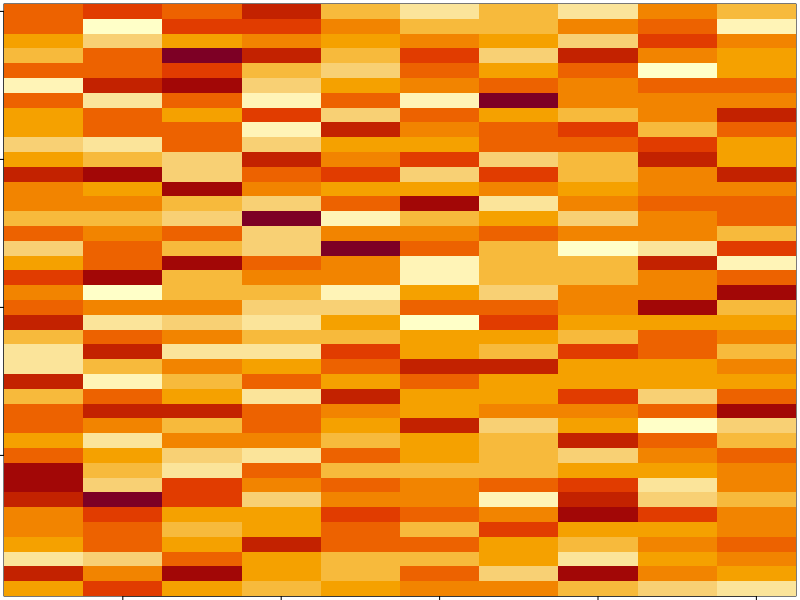
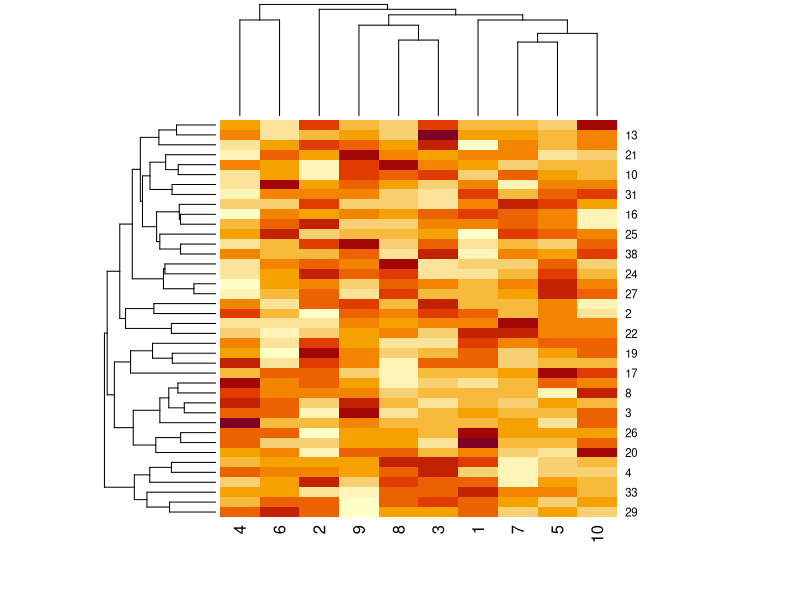
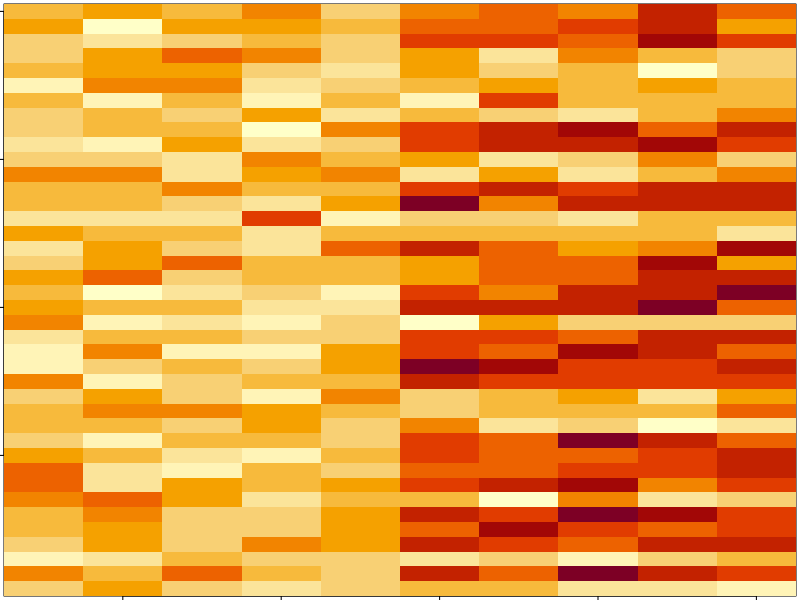
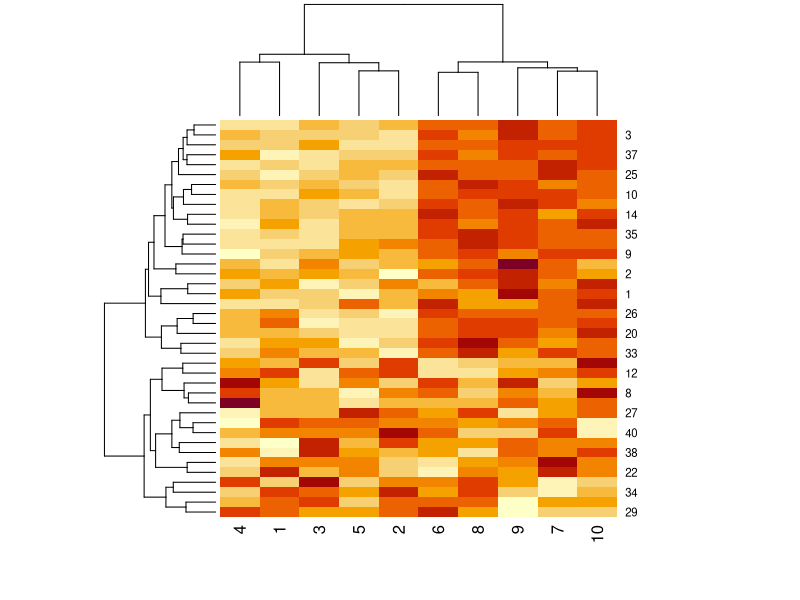
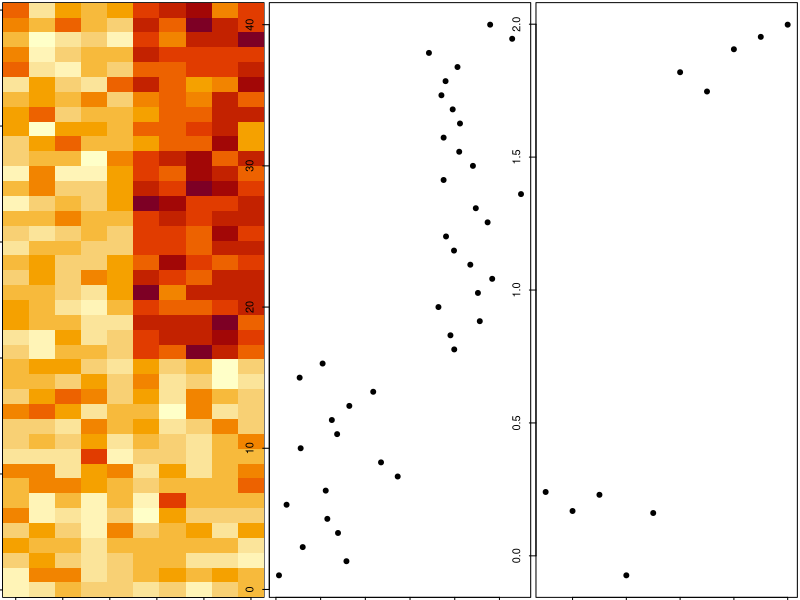
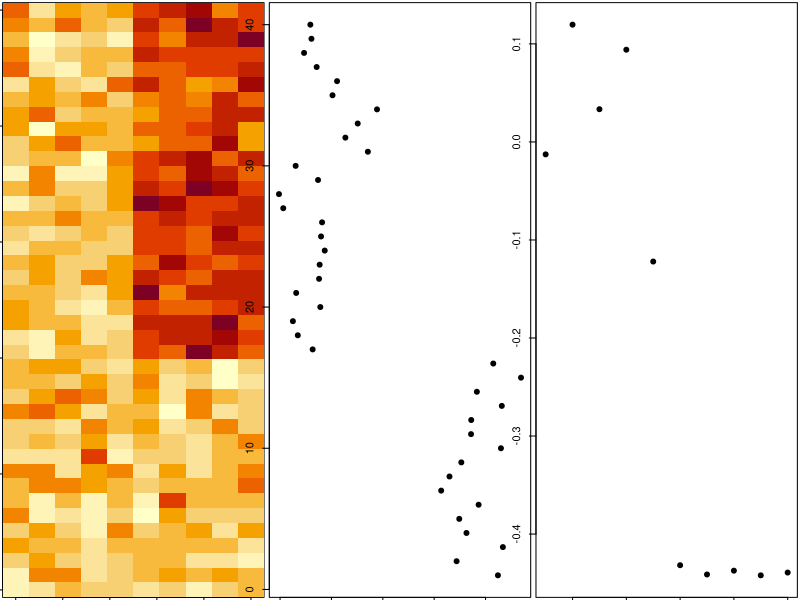
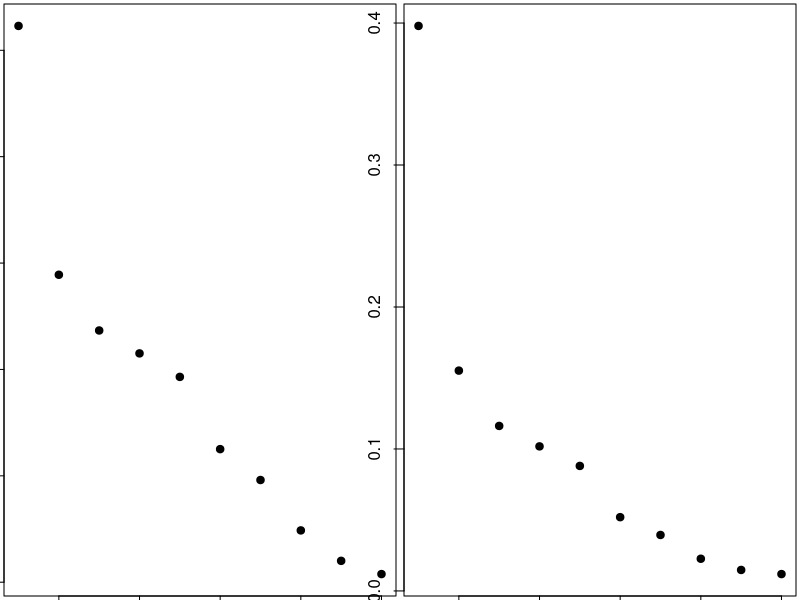
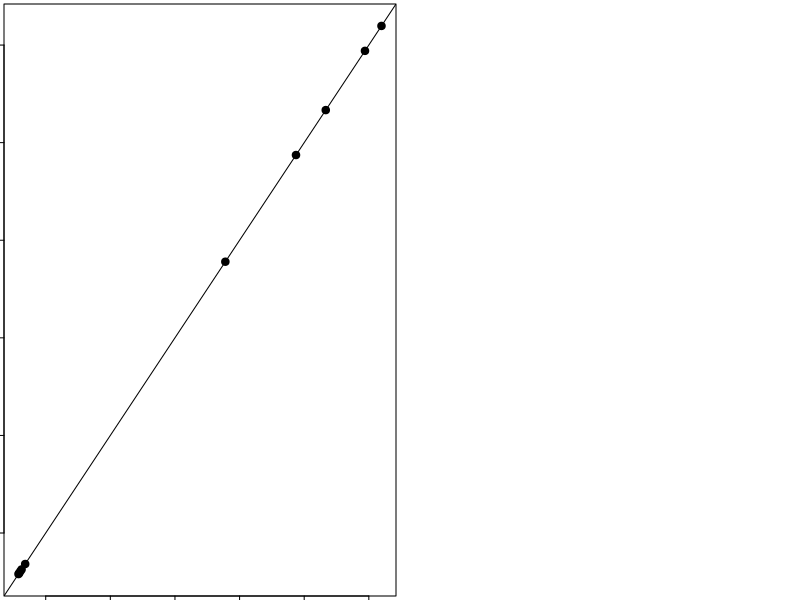

Reproduce these figures in R, in order.
set.seed(12345)
par(mar = rep(0.2, 4))
dataMatrix = matrix(rnorm(400), nrow = 40)
image(1:10, 1:40, t(dataMatrix)[, nrow(dataMatrix):1])

heatmap(dataMatrix)

set.seed(678910)
for (i in 1:40) {
        #flip a coin
        coinFlip = rbinom(1, size = 1, prob = 0.5)
        if (coinFlip) {
                # Some rows on the right will have a mean of 3, others will have a mean of 0
                dataMatrix[i, ] <- dataMatrix[i, ] + rep(c(0, 3), each = 5)
        }
}

image(1:10, 1:40, t(dataMatrix) [, nrow(dataMatrix):1])

heatmap(dataMatrix)

hh <- hclust(dist(dataMatrix))
dataMatrixOrdered <- dataMatrix[hh$order, ]
par(mfrow = c(1, 3))
image(t(dataMatrixOrdered)[, nrow(dataMatrixOrdered): 1])
plot(rowMeans(dataMatrixOrdered), 40:1, , xlab = "Row Mean", ylab = "Row", pch = 19)
plot(colMeans(dataMatrixOrdered), xlab="Column", ylab = "Column Mean", pch = 19)


svd1 = svd(scale(dataMatrixOrdered))
par(mfrow = c(1, 3))
image(t(dataMatrixOrdered) [, nrow(dataMatrixOrdered):1])
plot(svd1$u[,1], 40:1, , xlab="Row", ylab="First left singular vector", pch=19)
plot(svd1$v[,1], xlab="Column", ylab="First right singular vector", pch=19)


par(mfrow=c(1, 2))
plot(svd1$d, xlab = "Column", ylab="Singular value", pch = 19)
plot(svd1$d^2/sum(svd1$d^2), xlab= "Column", ylab = "Prop. of variance explained", pch = 19)




svd1 = svd(scale(dataMatrixOrdered))
pca1 = prcomp(dataMatrixOrdered, scale=T)
plot(pca1$rotation[,1], svd1$v[, 1], pch=19, xlab="Principal Component 1", ylab="Right Singular Vector 1")
abline(c(0,1))


constantMatrix = dataMatrixOrdered*0
for (i in 1:dim(dataMatrixOrdered)[1]) {
        constantMatrix[i,] = rep(c(0, 1), each=5)
}

svd1 = svd(constantMatrix)
par(mfrow = c(1, 3), mar = c(1, 1, 1, 1))
image(t(constantMatrix)[, nrow(constantMatrix):1])
plot(svd1$d, xlab="Column", ylab="Singular value", pch=19)
plot(svd1$d^2/sum(svd1$d^2), xlab="Column", ylab="Prop. of variance explained", pch=19)

set.seed(678910)
for (i in 1: 40) {
        #flip a coin
        coinFlip1 = rbinom(1, size=1, prob=0.5)
        coinFlip2 = rbinom(1, size=1, prob=0.5)
        #if coin is heads, add a common pattern to that row
        if (coinFlip1) {
                dataMatrix[i, ] <= dataMatrix[i,] + rep(c(0,5), each=5) #shift pattern
        }
        if (coinFlip2) {
                dataMatrix[i, ] = dataMatrix[i,] + rep(c(0, 5), 5)      #alternating patter
        } 
}
hh = hclust(dist(dataMatrix))
dataMatrixOrdered = dataMatrix[hh$order,]


svd2 = svd(scale(dataMatrixOrdered))
par(mfrow=c(1,3))
image(t(dataMatrixOrdered) [, nrow(dataMatrixOrdered):1])
plot(rep(c(0,1), each = 5), pch = 19, xlab="Column", ylab="Pattern 1")
plot(rep(c(0, 1), 5), pch=19, xlab="Column", ylab="Pattern 2")


svd2 = svd(scale(dataMatrixOrdered))
par(mfrow=c(1,3))
image(t(dataMatrixOrdered) [, nrow(dataMatrixOrdered):1])
plot(svd2$v[, 1], pch = 19, xlab="Column", ylab="First right singular vector")
plot(svd2$v[,2], pch=19, xlab="Column", ylab="Second right singular vector")


svd1 <- svd(scale(dataMatrixOrdered))
par(mfrow = c(1, 2))
plot(svd1$d, xlab="Column", ylab = "Singular value", pch=19)
plot(svd1$d^2/sum(svd1$d^2), xlab="Column", ylab="Percent of variance explained", pch=19)
